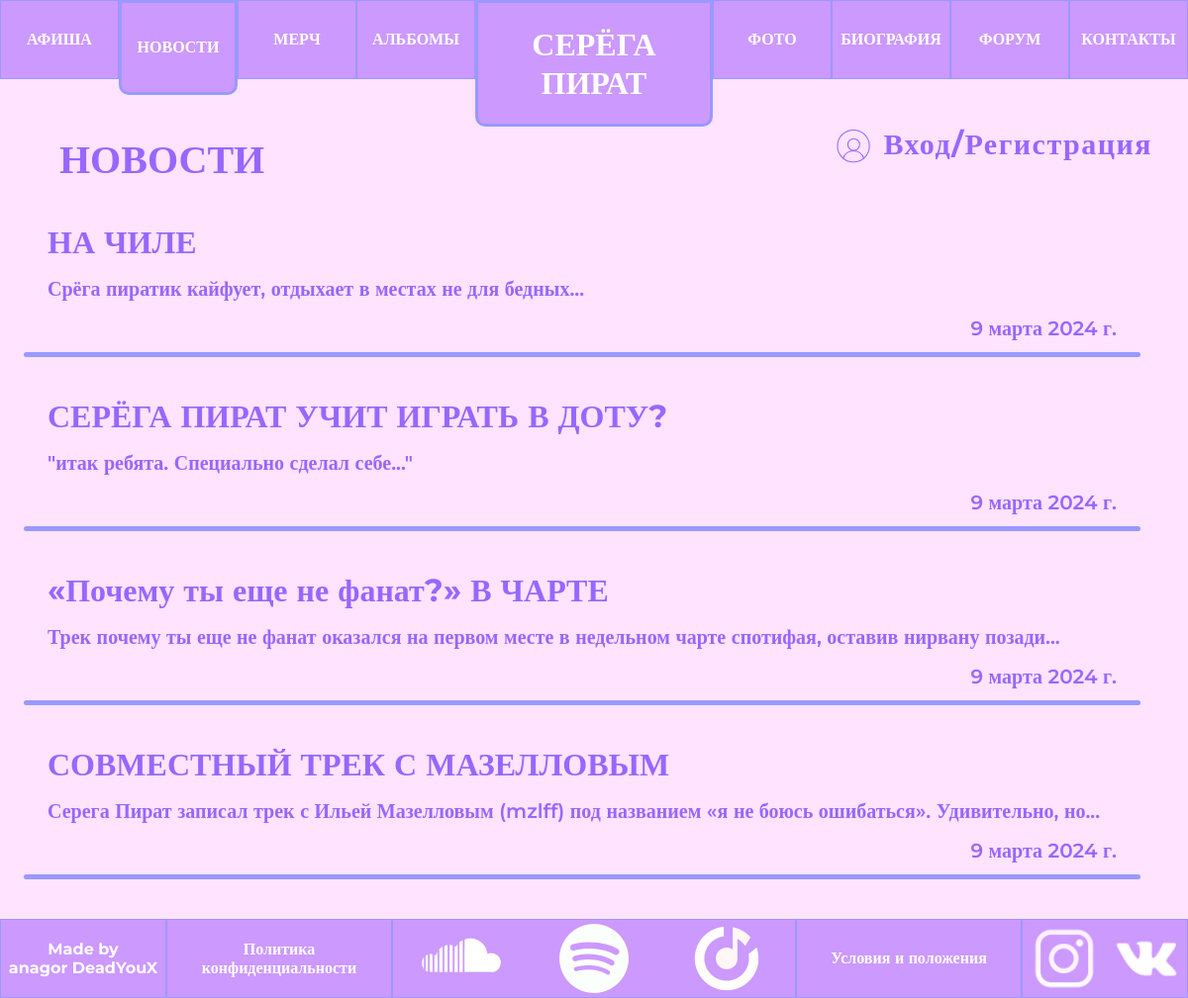
Page /news/ on the committed database.
### news/models.py (models this page shows, shortened)
class News(models.Model):
    title = models.CharField("Название", max_length=100)
    desc = models.CharField("Описание", max_length=200)
    text = models.TextField("Текст новости", max_length=1000)
    photo = models.ImageField("Фотография", upload_to='news/static/news/', blank=True, default='None')
    date = models.DateField("Дата создания")
    class Meta:
        verbose_name="Новость"
        verbose_name_plural="Новости"

### news/views.py (the view)
# urls.py: path('news/', include('news.urls')),
def news(request):
    queryset = News.objects.order_by('-id')
    data = {
        "title": 'Альбомы',
        'showprofile': True,
        'now': 'news',
        'news': [[obj.id, obj.title, obj.desc, obj.text, str(obj.photo.url).replace('/news/static/', ''), obj.date] for obj in queryset],
    }
    return render(request, 'news/news.html', data)

### news/templates/news/news.html
{% extends 'main/base.html' %}
{% load static %}
{% block h %}
<h1>НОВОСТИ</h1>
{% endblock %}
{% block main %}
<div>
    <div class="news">
        {% for id, title, desc, text, photo, date in news %}
        <a href="{{ id }}">{{ title }}</a>
        <p>{{desc}}</p>
        <p class="date">{{date}}</p>
        <hr>
        {% endfor %}
    </div>
</div>
{% endblock %}

### main/static/main/css/style.css (style rules this page uses)
* { box-sizing: border-box; margin: 0; padding: 0; font-family: "Montserrat"; }
body { display: flex; flex-direction: column; height: 100dvh; background-color: #FFE3FF; }
h1 { padding-left: 5dvw; padding-top: 5dvh; font-size: 40px; font-weight: 700; line-height: 49px; letter-spacing: 0em; color: #9966FF; }
.date { display: flex; justify-content: end; }

### rows in the picture
News: news "НА ЧИЛЕ", news "Срёга пиратик кайфует, отдыхает в местах не для бедных...", news "9 марта 2024 г."
News: news "СЕРЁГА ПИРАТ УЧИТ ИГРАТЬ В ДОТУ?", news "\"итак ребята. Специально сделал себе...\"", news "9 марта 2024 г."
News: news "«Почему ты еще не фанат?» В ЧАРТЕ", news "Трек почему ты еще не фанат оказался на первом месте в недельном чарте спотифая, оставив нирвану позади...", news "9 марта 2024 г."
News: news "СОВМЕСТНЫЙ ТРЕК С МАЗЕЛЛОВЫМ", news "Серега Пират записал трек с Ильей Мазелловым (mzlff) под названием «я не боюсь ошибаться». Удивительно, но...", news "9 марта 2024 г."
